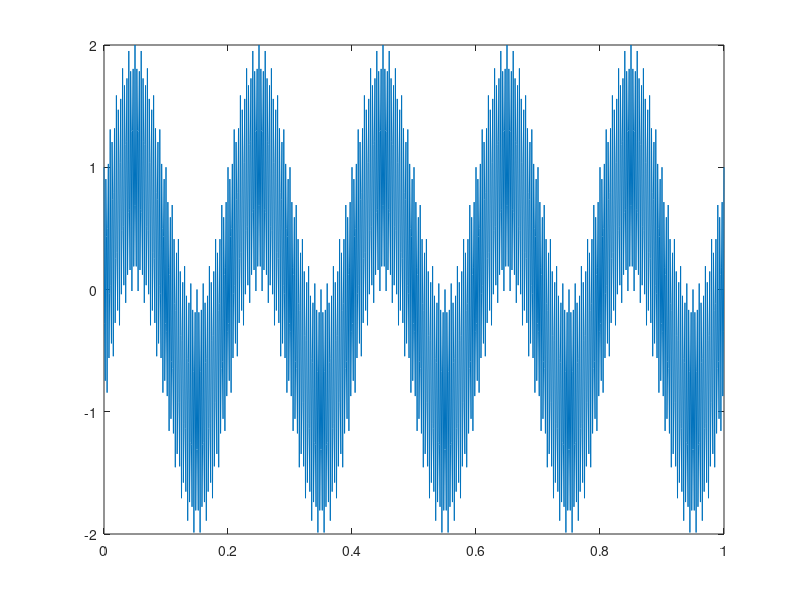
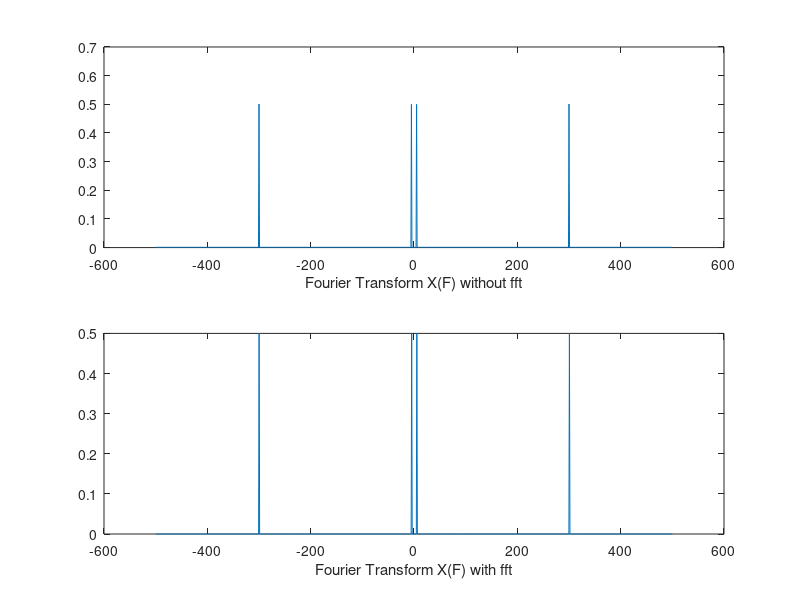
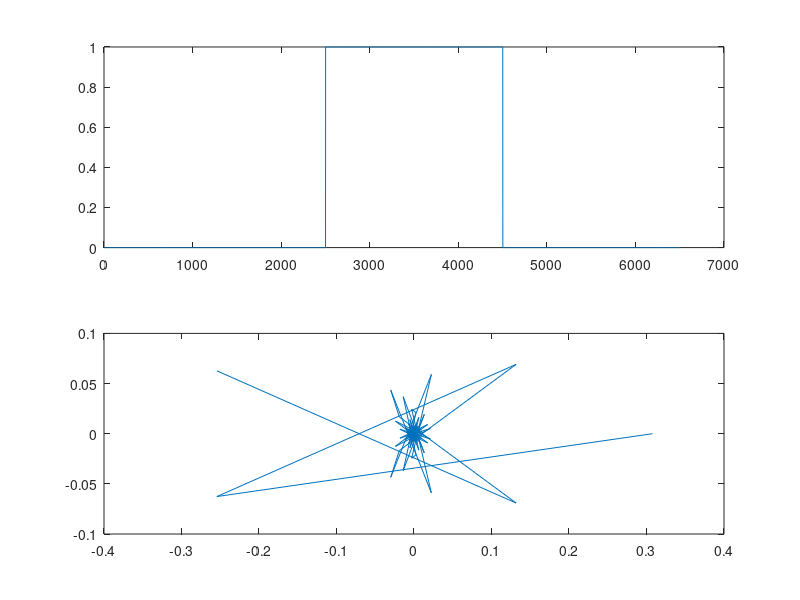

Source code (MATLAB) for these figures, in order:
clear all 
clc 

f1=5;
f2=300;
dt=0.001;
t=0:dt:1;

x_t=-2*sin(pi*f2*t).^2 +2*sin(pi*f1*t).*cos(pi*f1*t) + 1 ; 

figure(1);
plot(t,x_t)

intx_t=zeros(1,length(-500:1:500));


for f=-500:1:500
    i=1;
  for t=0:dt:1
    intx_t(501+f)= intx_t(501+f) +  x_t(i)*exp(-1j*2*pi*f*t)*dt;
  i=i+1;
  end
end 

figure(2)
subplot(2,1,1)
f=-500:1:500;
plot(f,abs(intx_t))
xlabel("Fourier Transform X(F) without fft")
subplot(2,1,2)
fs=1000;
N=1000;
x_tfft=fft(x_t,N);
f_v = linspace(-fs / 2, fs / 2, N);
plot(f_v,abs(fftshift(x_tfft)/N))
xlabel("Fourier Transform X(F) with fft")


dt = 1 /fs;
t = -3 : dt : 3;
xt = zeros(1, length(t));
for i = 2001 : 1 : 4001
    xt(i) = 1;
end
figure(3)
plot(t,xt)
xlabel("x(t)")

H1=zeros(1,length(-fs/4:1:fs/4));
H2=1 ; 
H1f=[H1,H2];
Yf=conv(xt,H1f);
subplot(2,1,1)
plot(Yf)
subplot(2,1,2)
plot(ifft(Yf))

